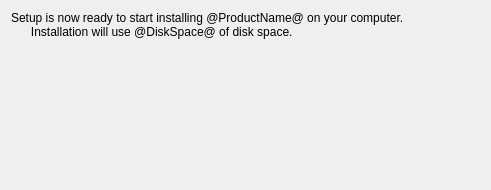
<?xml version="1.0" encoding="UTF-8"?>
<ui version="4.0">
 <class>[PAGE_NAME]</class>
 <widget class="QWidget" name="[PAGE_NAME]">
  <property name="geometry">
   <rect>
    <x>0</x>
    <y>0</y>
    <width>491</width>
    <height>190</height>
   </rect>
  </property>
  <property name="sizePolicy">
   <sizepolicy hsizetype="Preferred" vsizetype="Preferred">
    <horstretch>0</horstretch>
    <verstretch>0</verstretch>
   </sizepolicy>
  </property>
  <property name="minimumSize">
   <size>
    <width>491</width>
    <height>190</height>
   </size>
  </property>
  <property name="windowTitle">
   <string>Ready to Install</string>
  </property>
  <layout class="QVBoxLayout" name="verticalLayout">
   <item>
    <widget class="QLabel" name="description">
     <property name="text">
      <string>Setup is now ready to start installing @ProductName@ on your computer. 
      Installation will use @DiskSpace@ of disk space.</string>
     </property>
     <property name="wordWrap">
      <bool>true</bool>
     </property>
    </widget>
   </item>
   <item>
    <layout class="QHBoxLayout" name="horizontalLayout_2">
     <property name="topMargin">
      <number>0</number>
     </property>
     <item>
      <spacer name="horizontalSpacer">
       <property name="orientation">
        <enum>Qt::Horizontal</enum>
       </property>
       <property name="sizeHint" stdset="0">
        <size>
         <width>40</width>
         <height>20</height>
        </size>
       </property>
      </spacer>
     </item>
    </layout>
   </item>
   <item>
    <spacer name="verticalSpacer">
     <property name="orientation">
      <enum>Qt::Vertical</enum>
     </property>
     <property name="sizeHint" stdset="0">
      <size>
       <width>20</width>
       <height>122</height>
      </size>
     </property>
    </spacer>
   </item>
  </layout>
 </widget>
 <resources/>
 <connections/>
</ui>
